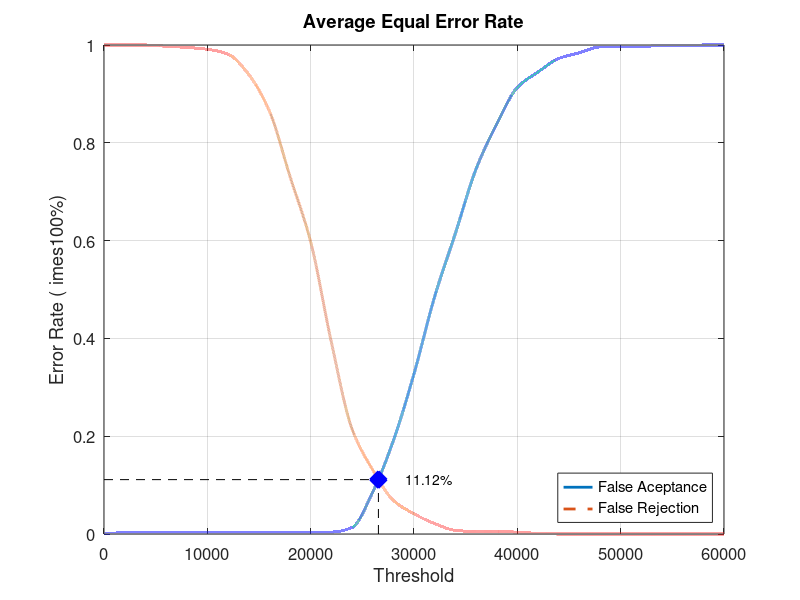
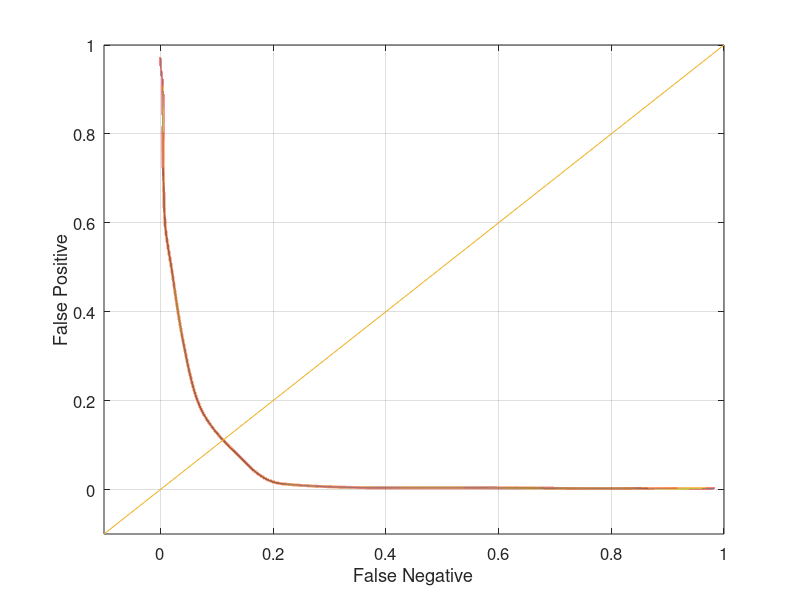

Write MATLAB code to recreate these figures, in order.
close all;
clear;
clc;
x = 0:2000:60000;
xq = 0:0.5:60000;

y0 = [0 0.00263158 0.00263158 0.00263158 0.00263158 0.00263158 0.00263158 0.00263158 0.00263158 0.00263158 0.00394737 0.00394737 0.0131579 0.0855263 0.190789 0.327632 0.485526 0.614474 0.746053 0.838158 0.913158 0.944737 0.972368 0.984211 0.996053 0.997368 0.997368 0.998684 0.998684 1 1]
yy0 = interp1(x, y0, xq, 'pchip');
y1 = [1 1 1 0.9975 0.995 0.99125 0.98125 0.94 0.865 0.73125 0.5975 0.3925 0.215 0.13125 0.06875 0.04125 0.02125 0.0075 0.005 0.005 0.00375 0.00125 0 0 0 0 0 0 0 0 0]
yy1 = interp1(x, y1, xq, 'pchip');

% Calculating EER: 
y2 = abs(y0 - y1);
find(y2 == min(y2))
yy2 = abs(yy0 - yy1);
xEER = find(yy2 == min(yy2));
xEERIndex = xq(xEER) % X-axis EER
yEER = yy0(xEER) % Y-axis EER

main = figure
plot(xq, yy0,'-','LineWidth', 2);	hold on
plot(xq, yy1,'--','LineWidth', 2);	hold on
plot([xEERIndex xEERIndex], [0 yEER], 'k--');	hold on
plot([0 xEERIndex], [yEER yEER], 'k--');	hold on
plot(xEERIndex, yEER, 'bx', 'LineWidth', 10);	hold on
text(xEERIndex + 10 * xEERIndex / 100, yEER, [num2str(round((10000 * yEER)) / 100) '%'])
legend('False Aceptance', 'False Rejection', 'Location', 'SouthEast')
xlabel('Threshold')
ylabel('Error Rate (	imes100%)')
title('Average Equal Error Rate')
set(gca, 'FontSize', 12)
axis([0 60000 0 1])
grid on

print(main, 'Experiment1AverageMain', '-dpng');
FNRxFPR = figure('Color', [1 1 1]);
plot(yy1, yy0, '-', yy1, yy0, 'LineWidth', 2);
hold on
y = -0.1:0.1:1
plot(y, y); 
set(gca, 'FontSize', 12)
xlabel('False Negative')
ylabel('False Positive')
axis([-0.1 1 -0.1 1])
set(gca, 'FontSize', 12)
grid on

print(FNRxFPR, 'Experiment1AverageFNRxFPR','-dpng');
